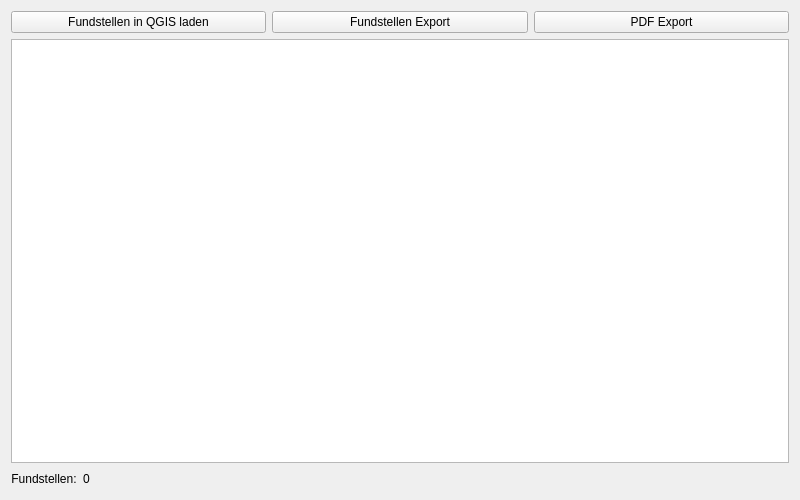
<?xml version="1.0" encoding="UTF-8"?>
<ui version="4.0">
 <class>apisFindSpotSelectionListDialog</class>
 <widget class="QDialog" name="apisFindSpotSelectionListDialog">
  <property name="windowModality">
   <enum>Qt::ApplicationModal</enum>
  </property>
  <property name="geometry">
   <rect>
    <x>0</x>
    <y>0</y>
    <width>800</width>
    <height>500</height>
   </rect>
  </property>
  <property name="windowTitle">
   <string>APIS Fundstelle Auswahl</string>
  </property>
  <property name="modal">
   <bool>true</bool>
  </property>
  <layout class="QVBoxLayout" name="verticalLayout">
   <item>
    <layout class="QHBoxLayout" name="horizontalLayout">
     <item>
      <widget class="QPushButton" name="uiViewFindSpotsBtn">
       <property name="enabled">
        <bool>true</bool>
       </property>
       <property name="text">
        <string>Fundstellen in QGIS laden</string>
       </property>
       <property name="icon">
        <iconset resource="resource.qrc">
         <normaloff>:/plugins/APIS/icons/images.png</normaloff>:/plugins/APIS/icons/images.png</iconset>
       </property>
       <property name="iconSize">
        <size>
         <width>24</width>
         <height>24</height>
        </size>
       </property>
       <property name="autoDefault">
        <bool>false</bool>
       </property>
      </widget>
     </item>
     <item>
      <widget class="QPushButton" name="uiExportFindSpotsBtn">
       <property name="enabled">
        <bool>true</bool>
       </property>
       <property name="text">
        <string>Fundstellen Export</string>
       </property>
       <property name="icon">
        <iconset resource="resource.qrc">
         <normaloff>:/plugins/APIS/icons/extractgps.png</normaloff>:/plugins/APIS/icons/extractgps.png</iconset>
       </property>
       <property name="iconSize">
        <size>
         <width>24</width>
         <height>24</height>
        </size>
       </property>
       <property name="autoDefault">
        <bool>false</bool>
       </property>
      </widget>
     </item>
     <item>
      <widget class="QPushButton" name="uiExportListAsPdfBtn">
       <property name="text">
        <string>PDF Export</string>
       </property>
       <property name="icon">
        <iconset resource="resource.qrc">
         <normaloff>:/plugins/APIS/icons/print.png</normaloff>:/plugins/APIS/icons/print.png</iconset>
       </property>
       <property name="iconSize">
        <size>
         <width>24</width>
         <height>24</height>
        </size>
       </property>
       <property name="autoDefault">
        <bool>false</bool>
       </property>
      </widget>
     </item>
    </layout>
   </item>
   <item>
    <widget class="QTableView" name="uiFindSpotListTableV">
     <property name="frameShadow">
      <enum>QFrame::Sunken</enum>
     </property>
    </widget>
   </item>
   <item>
    <layout class="QHBoxLayout" name="horizontalLayout_2">
     <item>
      <widget class="QLabel" name="label">
       <property name="text">
        <string>Fundstellen:</string>
       </property>
       <property name="alignment">
        <set>Qt::AlignCenter</set>
       </property>
      </widget>
     </item>
     <item>
      <widget class="QLabel" name="uiFindSpotCountLbl">
       <property name="text">
        <string>0</string>
       </property>
       <property name="alignment">
        <set>Qt::AlignCenter</set>
       </property>
      </widget>
     </item>
     <item>
      <spacer name="horizontalSpacer_4">
       <property name="orientation">
        <enum>Qt::Horizontal</enum>
       </property>
       <property name="sizeHint" stdset="0">
        <size>
         <width>40</width>
         <height>20</height>
        </size>
       </property>
      </spacer>
     </item>
    </layout>
   </item>
  </layout>
 </widget>
 <resources>
  <include location="resource.qrc"/>
 </resources>
 <connections/>
</ui>
